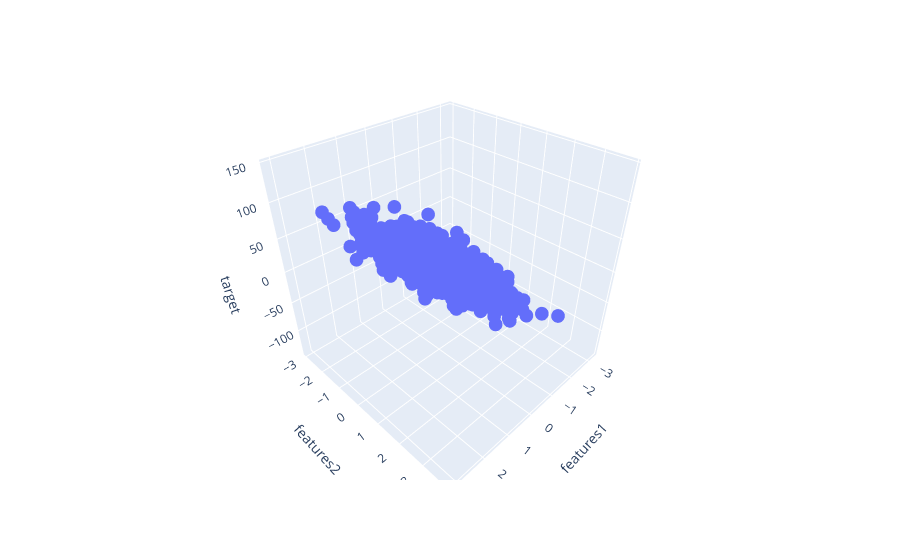

Write notebook code for a chart like this one.
### Code cell
fig = px.scatter_3d(df,x='features1',y='features2',z='target')
fig.show()

### Figure 1 — Plotly figure (JSON) as saved in the notebook; plotly's stock layout.template omitted (floating-point values rounded to 4 significant figures; data arrays with more than 128 entries replaced by an {"elided": "..."} marker saying what was removed)
{"data": [{"hovertemplate": "features1=%{x}<br>features2=%{y}<br>target=%{z}<extra></extra>", "legendgroup": "", "marker": {"color": "#636efa", "symbol": "circle"}, "mode": "markers", "name": "", "scene": "scene", "showlegend": false, "type": "scatter3d", "x": {"elided": "1000 float values"}, "y": {"elided": "1000 float values"}, "z": {"elided": "1000 float values"}}], "layout": {"legend": {"tracegroupgap": 0}, "margin": {"t": 60}, "scene": {"domain": {"x": [0, 1], "y": [0, 1]}, "xaxis": {"title": {"text": "features1"}}, "yaxis": {"title": {"text": "features2"}}, "zaxis": {"title": {"text": "target"}}}}}
